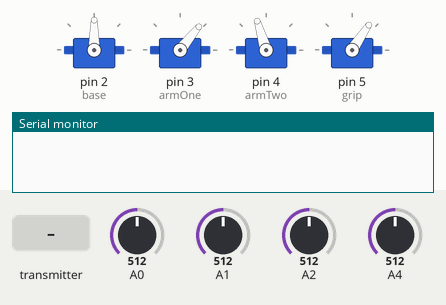
This sketch was run on a simulated Arduino Uno, built with avr-gcc and run on an emulated ATmega328P. Shown: 4 × servo, the last lines printed to the serial monitor. The test bench sets the inputs (shaded band); at power-on: A0 = 512, A1 = 512, A2 = 512, A4 = 512. No radio packets arrive unless stated.

Above: at 1.2 s.
1.3 s: the transmitter starts sending control = 1
At 2.7 s:
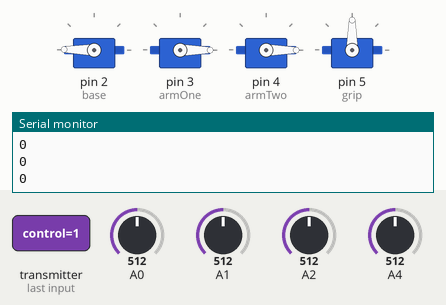
3.7 s: the transmitter starts sending grip = 1
At 4.9 s:
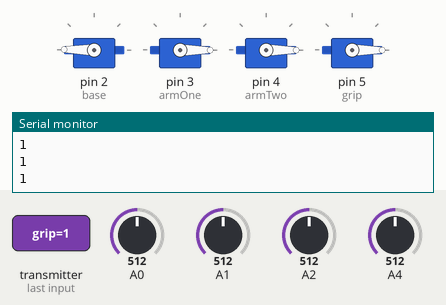
5.2 s: the transmitter starts sending grip = 0
At 6.0 s:
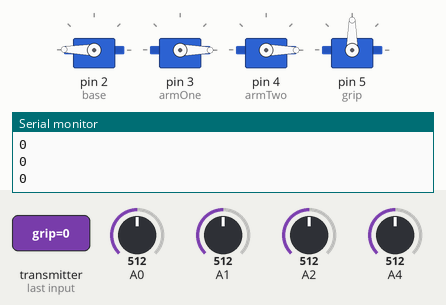
6.7 s: the transmitter starts sending control = 0
At 7.2 s:
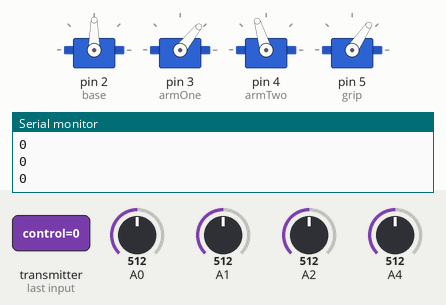
8.2 s: A0 set to 716
At 9.4 s:
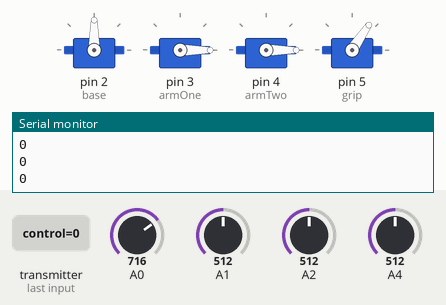
9.7 s: A1 set to 716
At 10.5 s:
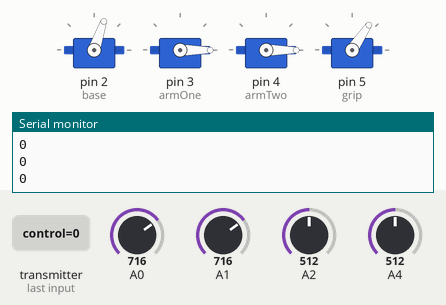
Timing chart, 0 to 12.2 s (numbered marks = the images above; inputs shaded):
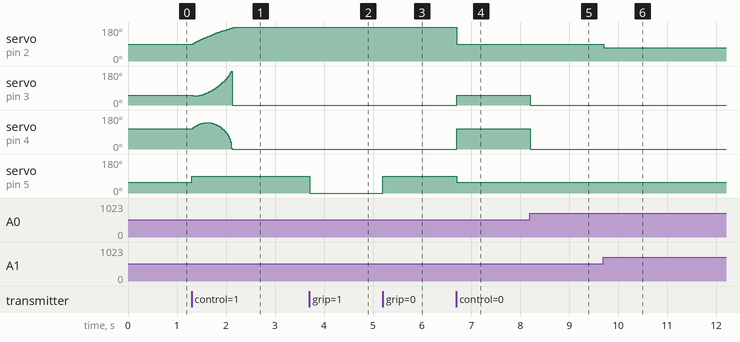

The sketch:

arm.ino
```cpp
#include <math.h>
#include <Servo.h>

#include <SPI.h>
#include <RF24.h>

//nrf declaration
RF24 radio(8,9);
const byte address[6] = "45678";

//declare servos
Servo base;
Servo armOne;
Servo armTwo;
Servo grip;

float baseAngle;
float armOneAngle;
float armTwoAngle;

//declare arm dimensions
float a1 = 88;
float a2 = 74;
float a3 = 91 ;

float x = 100;
float y = 100;
float z = 100;

float xspeed = 0;
float yspeed = 0;
float zspeed = 0;

//create and declare data type for analog sticks
struct coordinates {
  float x;
  float y;
  float z;
  bool grip;
  bool control;
};
typedef struct coordinates coordinates;
coordinates coords;
bool gripstate;

void setup() {
  Serial.begin(115200);
  base.attach(2);
  armOne.attach(3);
  armTwo.attach(4);
  grip.attach (5);

  radio.begin();
  radio.setChannel(110);
  radio.setPALevel(RF24_PA_MIN);
  radio.setDataRate(RF24_250KBPS);
  radio.openReadingPipe(1, address[0]);
  radio.startListening();

}

void loop() {
  //read xyz speed from remote
  if (radio.available()){
    while(radio.available()){
      radio.read(&coords, sizeof(coords));
    }
  }

  //apply speed to arm
  if (coords.control == true){
    //reset movement speed
    xspeed = 0;
    yspeed = 0;
    zspeed = 0;
    //set new speed
    xspeed = (coords.x-517)/2000;
    yspeed = (coords.y-525)/2000;
    zspeed = (coords.z-528)/1500;
    //move according to speed
    x = constrain((x - xspeed), 1, 200);
    y = constrain((y + yspeed), 1, 200);
    z = constrain((z + zspeed), 1, 250);
    gripstate = coords.grip;
    Serial.println(gripstate);
    if (gripstate == true) {
      grip.write(0);
      //Serial.println("closed");
    }
    else{
      grip.write(90);
      //Serial.println("open");
    }
  }

  //read xyz from knobs
  else{
    z = ((analogRead(A0)/3)+1);
    y = ((analogRead(A1)/6)+1);
    x = ((analogRead(A2)/6)+1);
    grip.write(analogRead(A4)/9);
  }

  //inverse kinematics equations
  float t1 = atan(y/x);//1
  float r1 = sqrt(sq(x)+sq(y));//2
  float r2 = z - a1;//3
  float f2 = atan(r2/r1);//4
  float r3 = sqrt(sq(r1)+sq(r2));//5
  float f1 = acos((sq(a3)-sq(a2)-sq(r3))/((-2)*a2*r3));//6
  float t2 = f1 + f2;//7
  float f3 = acos((sq(r3)-sq(a2)-sq(a3))/((-2)*a2*a3));//8
  float t3 = 3.1416 - f3;//9

  //convert angles to degrees and compensate for gearing
  baseAngle = (2 * (1.5708-t1) * 57.2958);
  armOneAngle = (2 * (1.5708-t2) * 57.2958);
  armTwoAngle = (2 * t3 * 57.2958);

  //set angles on motors
  base.write(baseAngle);
  armOne.write(armOneAngle);
  armTwo.write(armTwoAngle);


}
```

Measured:
- after the input at 1.3 s, servo on pin 2 (base): moves from 90° to 179° over 0.85 s, starting at once; servo on pin 4 (armTwo): rises from 107° to 140° in 0.28 s, then falls to 0° in 0.55 s; servo on pin 5 (grip): 56° → 90° at once
- after the input at 3.7 s, servo on pin 5 (grip): 90° → 0° at once
- after the input at 5.2 s, servo on pin 5 (grip): 0° → 90° at once
- after the input at 6.7 s, servo on pin 2 (base): 179° → 90° at once; servo on pin 3 (armOne): 0° → 51° at once; servo on pin 4 (armTwo): 0° → 107° at once; servo on pin 5 (grip): 90° → 56° at once
- after the input at 8.2 s, servo on pin 3 (armOne): 51° → 0° at once; servo on pin 4 (armTwo): 107° → 0° at once
- after the input at 9.7 s, servo on pin 2 (base): 90° → 71° at once
